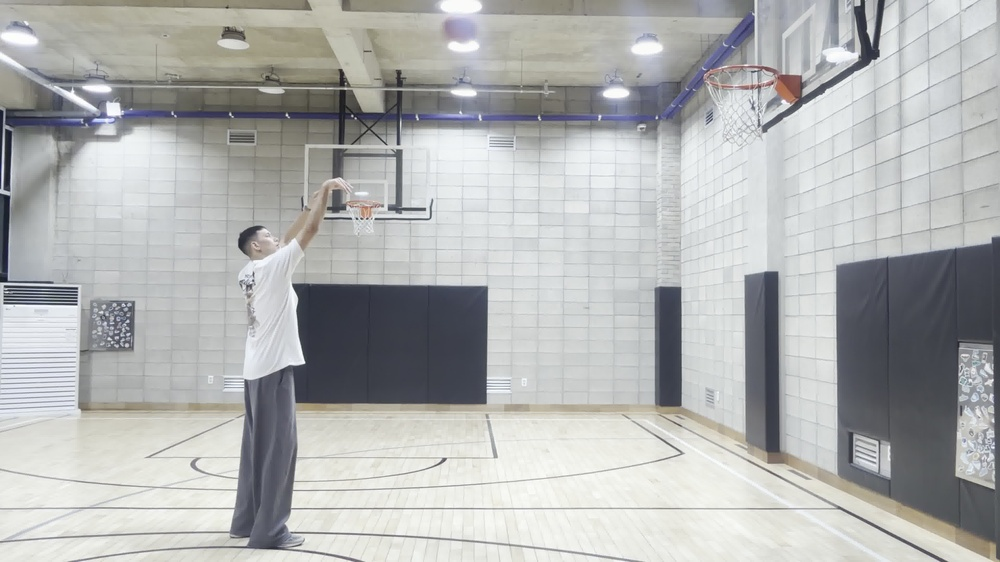
#> input picture Vision-LLM-202431880/src/images/basketball.jpg, 1000 x 562 px, shrunk from 3840 x 2160 before the run
$ python -i image_processor.py   (imports and definitions only)
#> lines starting #> are read from the running program, lines starting #| are printed output that depends on the picture
#> further down, picture is the input picture: shape (562, 1000, 3); mean B, G, R 177.9, 178.6, 177.1
"""AI Color Memory Game: Image enhancement and preprocessing."""
import cv2

CLAHE = cv2.createCLAHE(clipLimit=2.0, tileGridSize=(8, 8))


def preprocess(frame):
    adjusted = cv2.convertScaleAbs(frame, alpha=1.03, beta=3)
    lab = cv2.cvtColor(adjusted, cv2.COLOR_BGR2LAB)
#> lab: shape (562, 1000, 3); mean of channels 0, 1, 2 191.5, 127.5, 128
    light, a, b = cv2.split(lab)
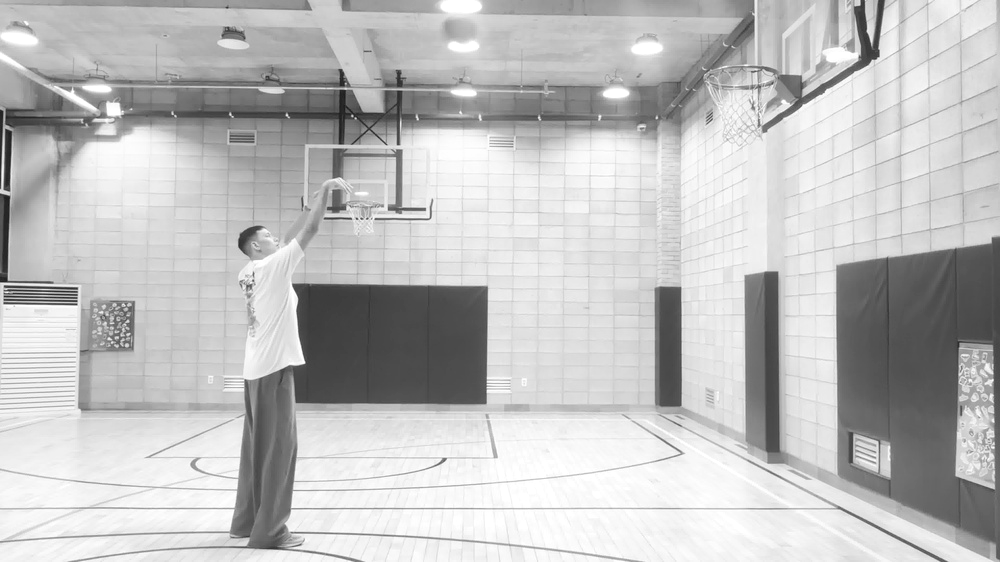
#> light: shape (562, 1000); min 26, max 255, mean 191.5
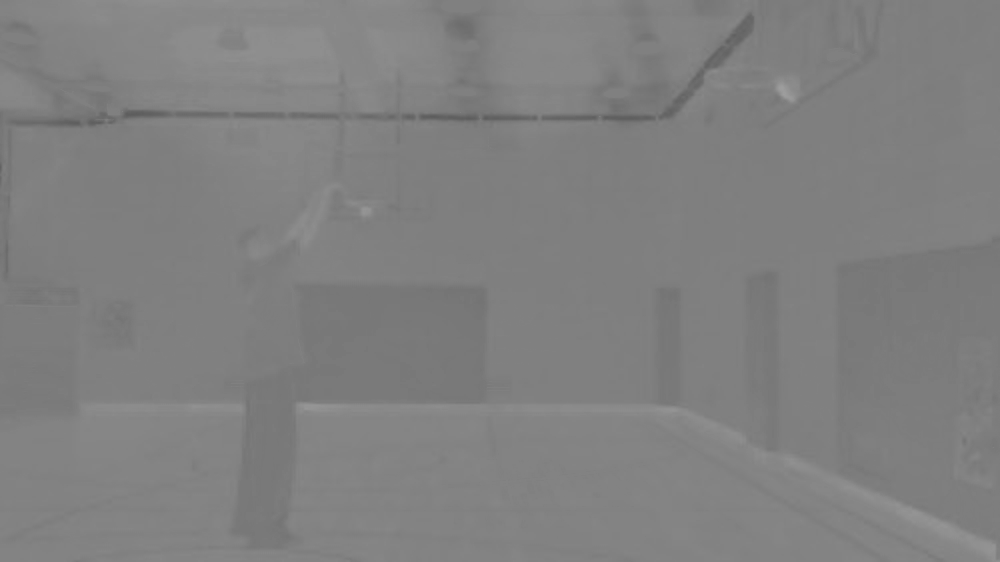
#> b: shape (562, 1000); min 93, max 158, mean 128
    improved = cv2.merge((CLAHE.apply(light), a, b))
#> improved: shape (562, 1000, 3); mean of channels 0, 1, 2 170.2, 127.5, 128
    enhanced = cv2.cvtColor(improved, cv2.COLOR_LAB2BGR)
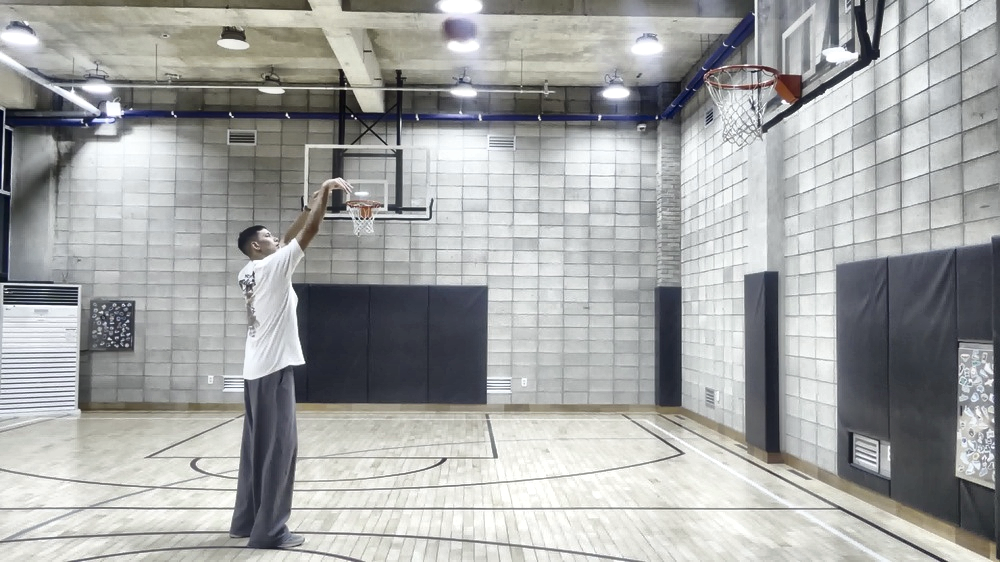
#> enhanced: shape (562, 1000, 3); mean B, G, R 164.6, 165.3, 163.7
    blurred = cv2.GaussianBlur(enhanced, (5, 5), 0)
    hsv = cv2.cvtColor(blurred, cv2.COLOR_BGR2HSV)
#> hsv: shape (562, 1000, 3); mean H, S, V 73.3, 17.2, 168.4
    return hsv

>>> import cv2
>>> picture = cv2.imread('../../Vision-LLM-202431880/src/images/basketball.jpg')
>>> result = preprocess(picture)

$ run again, on Vision-LLM-202431880/src/images/seagull.jpg
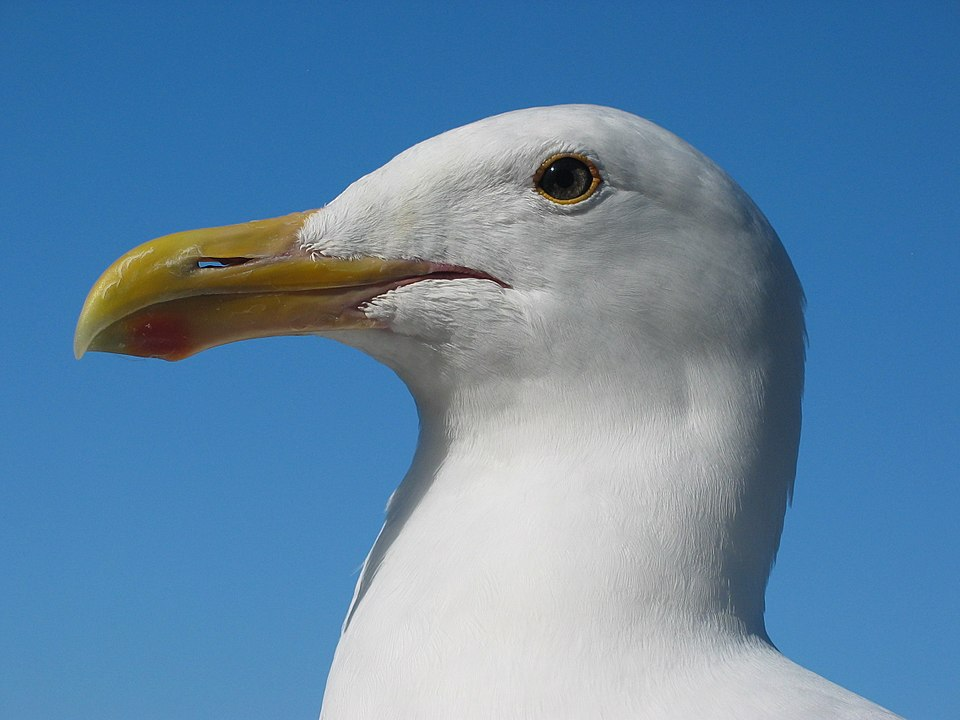
#> input picture Vision-LLM-202431880/src/images/seagull.jpg, 960 x 720 px
#> picture is the input picture: shape (720, 960, 3); mean B, G, R 166.9, 134.4, 97.3
#> lab: shape (720, 960, 3); mean of channels 0, 1, 2 146.5, 127.1, 106.8
#> in preprocess, `light, a, b = cv2.split(lab)`:
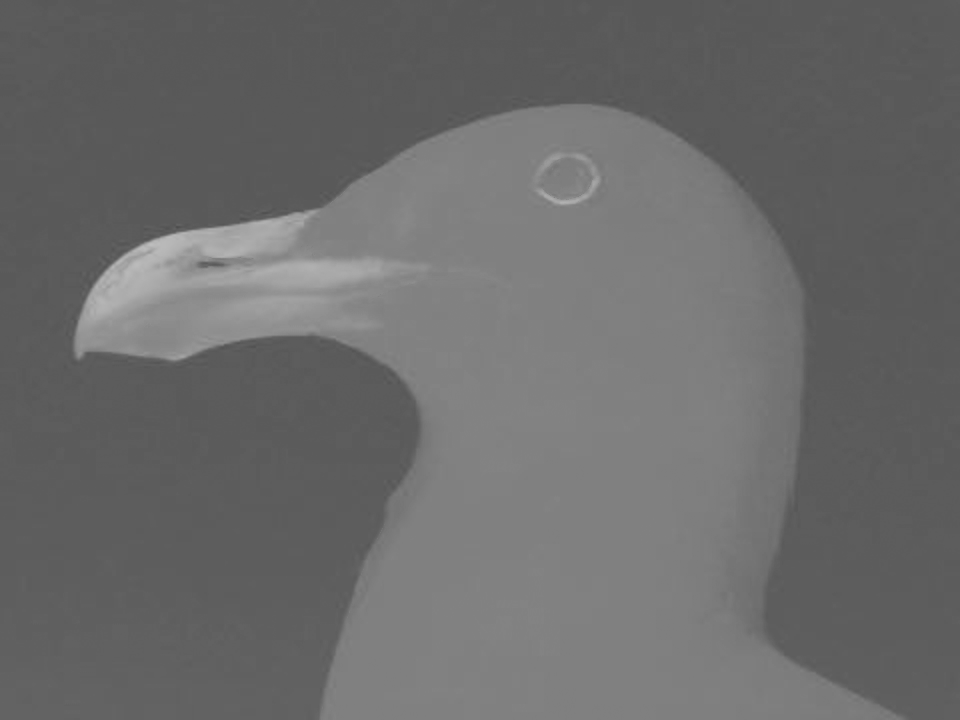
#> b: shape (720, 960); min 77, max 190, mean 106.8
#> improved: shape (720, 960, 3); mean of channels 0, 1, 2 142.3, 127.1, 106.8
#> in preprocess, `enhanced = cv2.cvtColor(improved, cv2.COLOR_LAB2BGR)`:
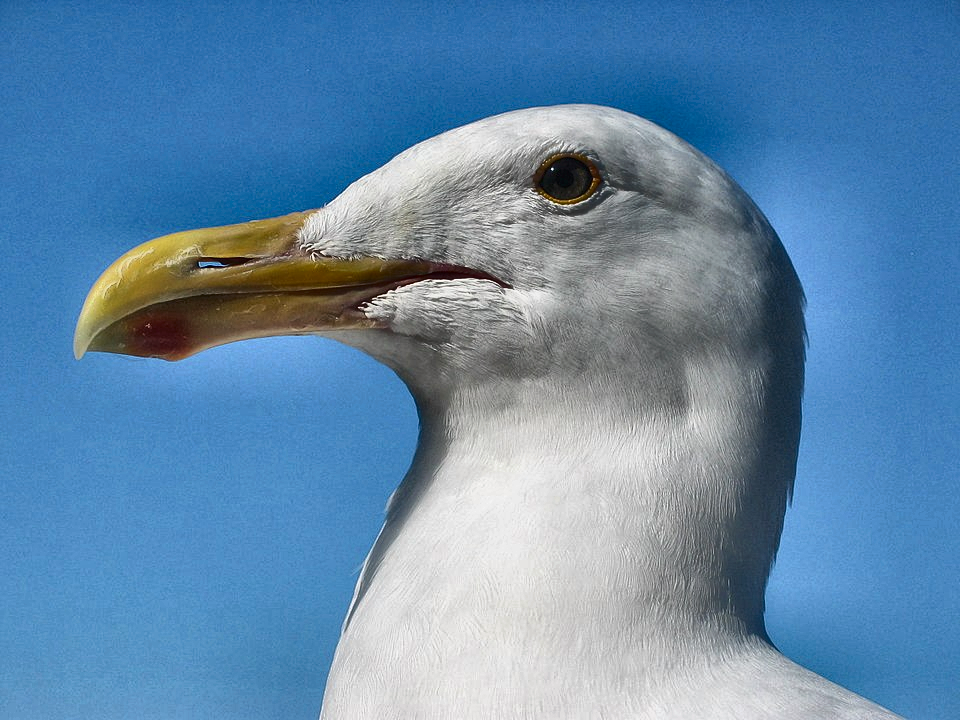
#> enhanced: shape (720, 960, 3); mean B, G, R 170.9, 137.4, 98.9
#> hsv: shape (720, 960, 3); mean H, S, V 84.3, 114.8, 174.1

$ run again, on Vision-LLM-202431880/src/images/apple.png
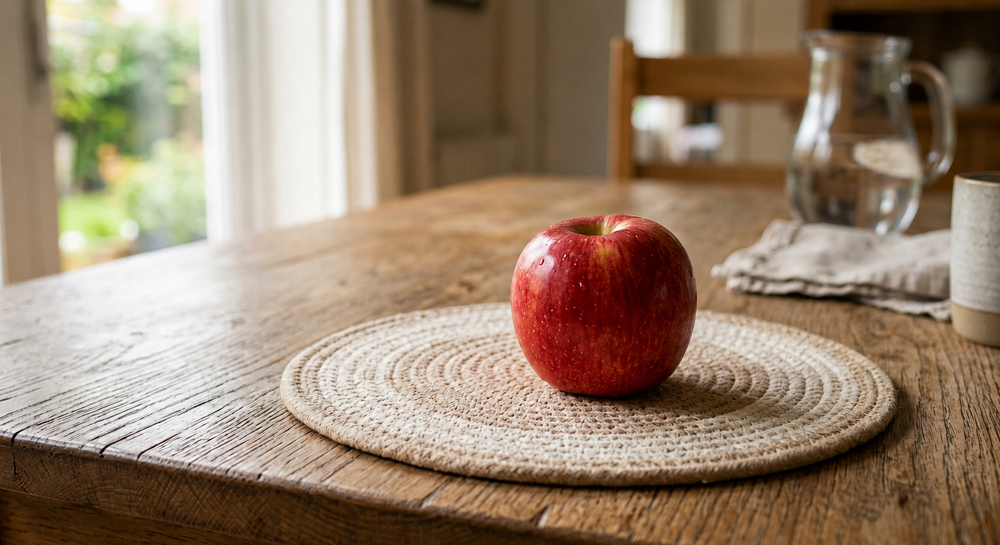
#> input picture Vision-LLM-202431880/src/images/apple.png, 1000 x 545 px, shrunk from 1698 x 926 before the run
#> picture is the input picture: shape (545, 1000, 3); mean B, G, R 109.3, 130.3, 151.4
#> lab: shape (545, 1000, 3); mean of channels 0, 1, 2 147.3, 133.8, 143.6
#> in preprocess, `light, a, b = cv2.split(lab)`:
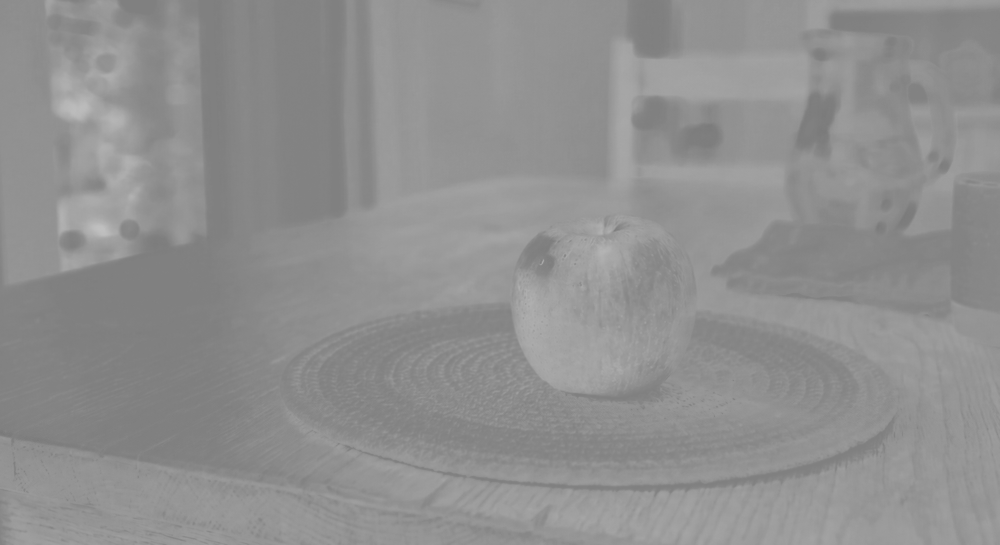
#> b: shape (545, 1000); min 121, max 192, mean 143.6
#> improved: shape (545, 1000, 3); mean of channels 0, 1, 2 138.9, 133.8, 143.6
#> in preprocess, `enhanced = cv2.cvtColor(improved, cv2.COLOR_LAB2BGR)`:
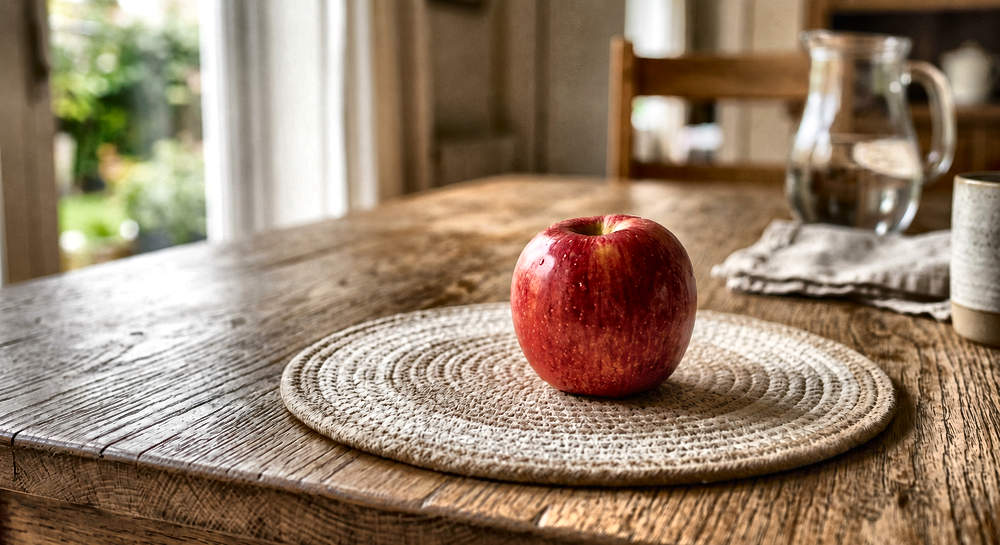
#> enhanced: shape (545, 1000, 3); mean B, G, R 107.2, 128.6, 150.2
#> hsv: shape (545, 1000, 3); mean H, S, V 18.7, 94.6, 151.1
